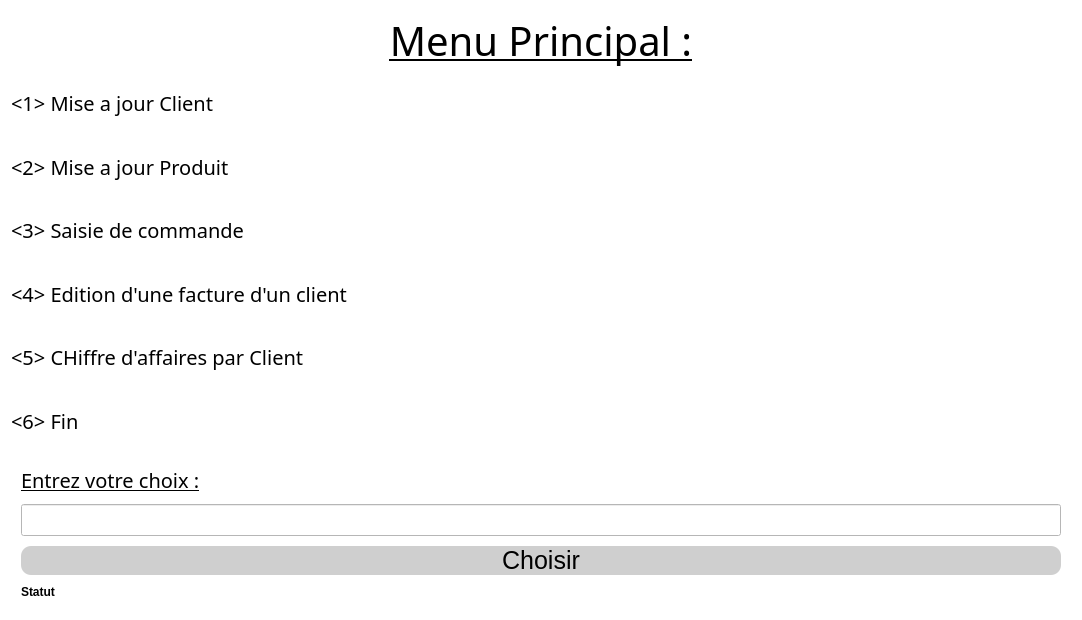
<?xml version="1.0" encoding="UTF-8"?>
<ui version="4.0">
 <class>MainWindow</class>
 <widget class="QMainWindow" name="MainWindow">
  <property name="geometry">
   <rect>
    <x>0</x>
    <y>0</y>
    <width>1082</width>
    <height>620</height>
   </rect>
  </property>
  <property name="sizeIncrement">
   <size>
    <width>12</width>
    <height>12</height>
   </size>
  </property>
  <property name="baseSize">
   <size>
    <width>12</width>
    <height>12</height>
   </size>
  </property>
  <property name="windowTitle">
   <string>MainWindow</string>
  </property>
  <property name="styleSheet">
   <string notr="true">background-color: rgb(255, 255, 255);</string>
  </property>
  <widget class="QWidget" name="centralWidget">
   <layout class="QGridLayout" name="gridLayout_2">
    <item row="0" column="0">
     <layout class="QGridLayout" name="gridLayout">
      <item row="0" column="0">
       <layout class="QVBoxLayout" name="verticalLayout">
        <item>
         <widget class="QLabel" name="lbltitle">
          <property name="minimumSize">
           <size>
            <width>12</width>
            <height>12</height>
           </size>
          </property>
          <property name="font">
           <font>
            <family>MV Boli</family>
            <pointsize>-1</pointsize>
            <weight>50</weight>
            <italic>false</italic>
            <bold>false</bold>
            <underline>true</underline>
           </font>
          </property>
          <property name="styleSheet">
           <string notr="true">
font-size: 40px ;
color:black;

</string>
          </property>
          <property name="text">
           <string>Menu Principal :</string>
          </property>
          <property name="alignment">
           <set>Qt::AlignCenter</set>
          </property>
         </widget>
        </item>
        <item>
         <widget class="QLabel" name="lblclient">
          <property name="minimumSize">
           <size>
            <width>12</width>
            <height>12</height>
           </size>
          </property>
          <property name="font">
           <font>
            <family>MV Boli</family>
            <pointsize>-1</pointsize>
            <weight>50</weight>
            <italic>false</italic>
            <bold>false</bold>
           </font>
          </property>
          <property name="styleSheet">
           <string notr="true">font-size:20px;
color: black;
background:transparent;</string>
          </property>
          <property name="text">
           <string>                                      &lt;1&gt;   Mise a jour Client</string>
          </property>
         </widget>
        </item>
        <item>
         <widget class="QLabel" name="lblprod">
          <property name="minimumSize">
           <size>
            <width>12</width>
            <height>12</height>
           </size>
          </property>
          <property name="font">
           <font>
            <family>MV Boli</family>
            <pointsize>-1</pointsize>
            <weight>50</weight>
            <italic>false</italic>
            <bold>false</bold>
           </font>
          </property>
          <property name="styleSheet">
           <string notr="true">font-size:20px;
color: black;
background:transparent;</string>
          </property>
          <property name="text">
           <string>                                      &lt;2&gt;   Mise a jour Produit</string>
          </property>
         </widget>
        </item>
        <item>
         <widget class="QLabel" name="lblcom">
          <property name="minimumSize">
           <size>
            <width>12</width>
            <height>12</height>
           </size>
          </property>
          <property name="font">
           <font>
            <family>MV Boli</family>
            <pointsize>-1</pointsize>
            <weight>50</weight>
            <italic>false</italic>
            <bold>false</bold>
           </font>
          </property>
          <property name="styleSheet">
           <string notr="true">font-size:20px;
color: black;
background:transparent;</string>
          </property>
          <property name="text">
           <string>                                      &lt;3&gt;   Saisie de commande </string>
          </property>
         </widget>
        </item>
        <item>
         <widget class="QLabel" name="lblfact">
          <property name="minimumSize">
           <size>
            <width>12</width>
            <height>12</height>
           </size>
          </property>
          <property name="font">
           <font>
            <family>MV Boli</family>
            <pointsize>-1</pointsize>
            <weight>50</weight>
            <italic>false</italic>
            <bold>false</bold>
           </font>
          </property>
          <property name="styleSheet">
           <string notr="true">color: black;font-size:20px;
background:transparent;</string>
          </property>
          <property name="text">
           <string>                                      &lt;4&gt;   Edition d'une facture d'un client</string>
          </property>
         </widget>
        </item>
        <item>
         <widget class="QLabel" name="lblaf">
          <property name="minimumSize">
           <size>
            <width>12</width>
            <height>12</height>
           </size>
          </property>
          <property name="font">
           <font>
            <family>MV Boli</family>
            <pointsize>-1</pointsize>
            <weight>50</weight>
            <italic>false</italic>
            <bold>false</bold>
           </font>
          </property>
          <property name="styleSheet">
           <string notr="true">color: black
;font-size:20px;
background:transparent;</string>
          </property>
          <property name="text">
           <string>                                      &lt;5&gt;   CHiffre d'affaires par Client</string>
          </property>
         </widget>
        </item>
        <item>
         <widget class="QLabel" name="lblfin">
          <property name="minimumSize">
           <size>
            <width>12</width>
            <height>12</height>
           </size>
          </property>
          <property name="font">
           <font>
            <family>MV Boli</family>
            <pointsize>-1</pointsize>
            <weight>50</weight>
            <italic>false</italic>
            <bold>false</bold>
           </font>
          </property>
          <property name="styleSheet">
           <string notr="true">color: black;font-size:20px;
background:transparent;</string>
          </property>
          <property name="text">
           <string>                                      &lt;6&gt;   Fin</string>
          </property>
         </widget>
        </item>
        <item>
         <layout class="QVBoxLayout" name="lotchoix_2" stretch="0,0,0,0">
          <property name="spacing">
           <number>10</number>
          </property>
          <property name="sizeConstraint">
           <enum>QLayout::SetMaximumSize</enum>
          </property>
          <property name="leftMargin">
           <number>10</number>
          </property>
          <property name="topMargin">
           <number>10</number>
          </property>
          <property name="rightMargin">
           <number>10</number>
          </property>
          <property name="bottomMargin">
           <number>10</number>
          </property>
          <item>
           <widget class="QLabel" name="lblchoix">
            <property name="minimumSize">
             <size>
              <width>12</width>
              <height>12</height>
             </size>
            </property>
            <property name="font">
             <font>
              <family>MV Boli</family>
              <pointsize>-1</pointsize>
              <weight>50</weight>
              <italic>false</italic>
              <bold>false</bold>
              <underline>true</underline>
             </font>
            </property>
            <property name="styleSheet">
             <string notr="true">font-size:20px;
text-decoration:underline;
color: black;
background:transparent;</string>
            </property>
            <property name="text">
             <string>Entrez votre choix :</string>
            </property>
           </widget>
          </item>
          <item>
           <widget class="QLineEdit" name="lineEdit_choix">
            <property name="minimumSize">
             <size>
              <width>12</width>
              <height>12</height>
             </size>
            </property>
            <property name="styleSheet">
             <string notr="true">back-ground:rgb(211, 211, 211);
font-size:20px;</string>
            </property>
           </widget>
          </item>
          <item>
           <widget class="QPushButton" name="btnch">
            <property name="enabled">
             <bool>true</bool>
            </property>
            <property name="minimumSize">
             <size>
              <width>12</width>
              <height>12</height>
             </size>
            </property>
            <property name="cursor">
             <cursorShape>PointingHandCursor</cursorShape>
            </property>
            <property name="mouseTracking">
             <bool>false</bool>
            </property>
            <property name="tabletTracking">
             <bool>false</bool>
            </property>
            <property name="styleSheet">
             <string notr="true">background-color: rgb(207, 207, 207);
font-size:25px;
color: black;

border-radius:10px;
hover:#f1f1f1;</string>
            </property>
            <property name="text">
             <string>Choisir</string>
            </property>
           </widget>
          </item>
          <item>
           <widget class="QLabel" name="label">
            <property name="styleSheet">
             <string notr="true">font-weight:bold;
background:transparent;
</string>
            </property>
            <property name="text">
             <string>Statut</string>
            </property>
           </widget>
          </item>
         </layout>
        </item>
       </layout>
      </item>
     </layout>
    </item>
   </layout>
  </widget>
  <action name="actionMain_menu">
   <property name="text">
    <string>Main menu</string>
   </property>
  </action>
  <action name="actionExit">
   <property name="text">
    <string>Exit</string>
   </property>
  </action>
 </widget>
 <layoutdefault spacing="6" margin="11"/>
 <resources/>
 <connections/>
</ui>
